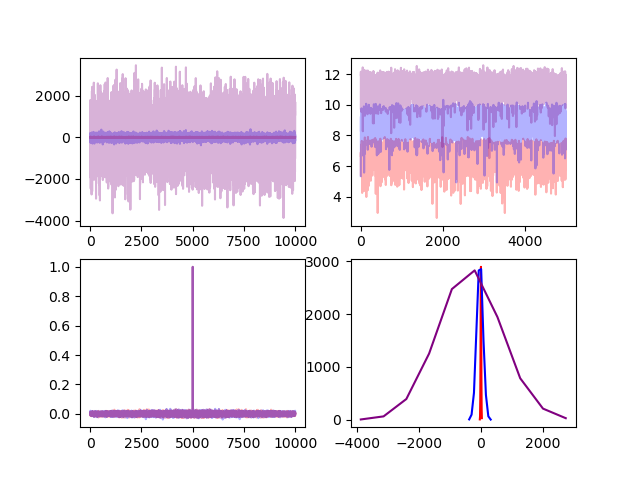

The Python source for this figure:
import matplotlib.pyplot as plt
import numpy as np

sigma1 = 10
x = np.random.normal(0,sigma1,size=(10000,))

sigma2 = 100
y = np.random.normal(0,sigma2,size=(10000,))

sigma3 = 1000
z = np.random.normal(0,sigma3,size=(10000,))

x_corr = np.correlate(x,x,mode='same')
y_corr = np.correlate(y,y,mode='same')
z_corr = np.correlate(z,z,mode='same')

fig, ax = plt.subplots(2,2)

xvals, xbins = np.histogram(x,bins=10)
yvals, ybins = np.histogram(y,bins=10)
zvals, zbins = np.histogram(z,bins=10)

ax[1,1].plot(xbins[:-1],xvals,color='red')
ax[1,1].plot(ybins[:-1],yvals,color='blue')
ax[1,1].plot(zbins[:-1],zvals,color='purple')

ax[1,0].plot(x_corr/x_corr.max(), color='red',alpha=0.3)
ax[1,0].plot(y_corr/y_corr.max(), color='blue',alpha=0.3)
ax[1,0].plot(z_corr/z_corr.max(), color='purple',alpha=0.3)

ax[0,0].plot(x,color='red',alpha=0.3)
ax[0,0].plot(y,color='blue',alpha=0.3)
ax[0,0].plot(z,color='purple',alpha=0.3)

xt = np.fft.fft(x)
yt = np.fft.fft(y)
zt = np.fft.fft(z)

N = x.shape[0]
ax[0,1].plot(np.log(np.abs(xt[:N//2])),color='red',alpha=0.3)
ax[0,1].plot(np.log(np.abs(yt[:N//2])),color='blue',alpha=0.3)
ax[0,1].plot(np.log(np.abs(zt[:N//2])),color='purple',alpha=0.3)

plt.show()
